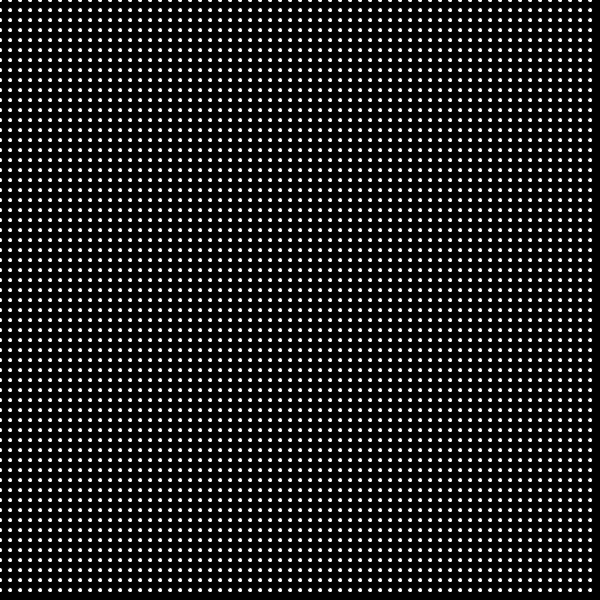
Frame 1 (no input)
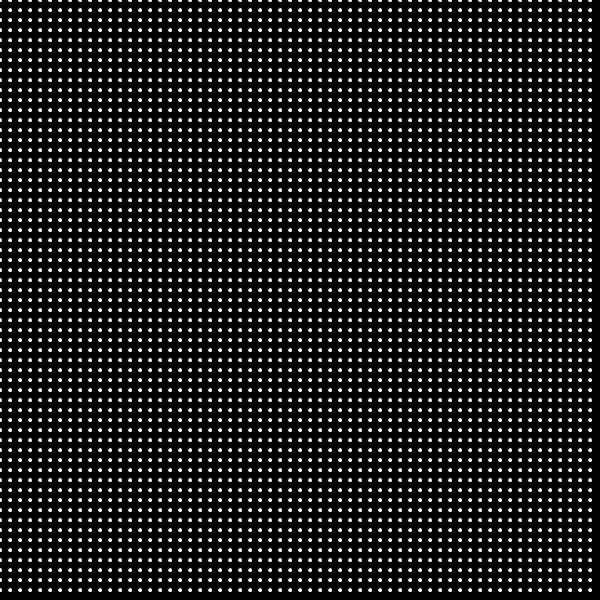
Frame 60 (the mouse pressed at the canvas centre just before this capture)
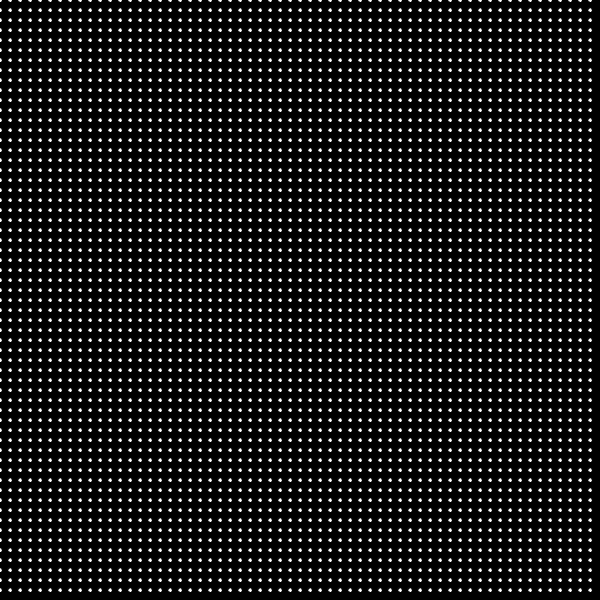
Frame 120 (the mouse held since frame 60 and released just before this capture)

The Processing sketch that drew these frames (run headless with seeded random() and noise(); from frame 60 on, the mouse is pressed at the canvas centre):

// Processing sketch: FS
// ── FS.pde
void setup(){
  size(600,600);
  background(0);
}
int s = 0;
boolean t = true;
void draw(){
  fill(255,255-s);
  clear();
  for (int i=0;i<600;i+=10){
    for(int j=0;j<600;j+=10){
      ellipse(i,j,5,5);
    }
  }
  if (t==true){
    s=s+8;
    if(s>=270){
      t=false;
    }
  }else{
    s=s-8;
    if(s<=-20){
      t=true;
    }
  }
}
